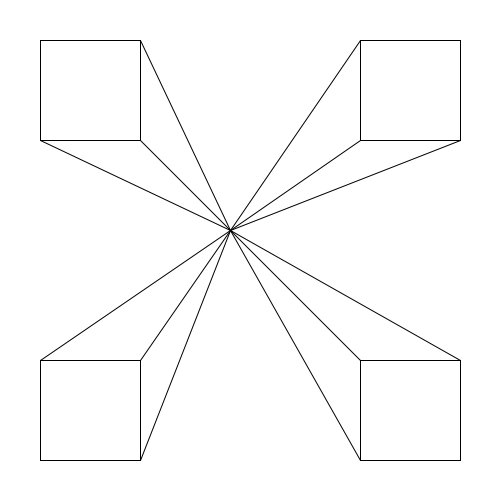
Frame 1 (no input)
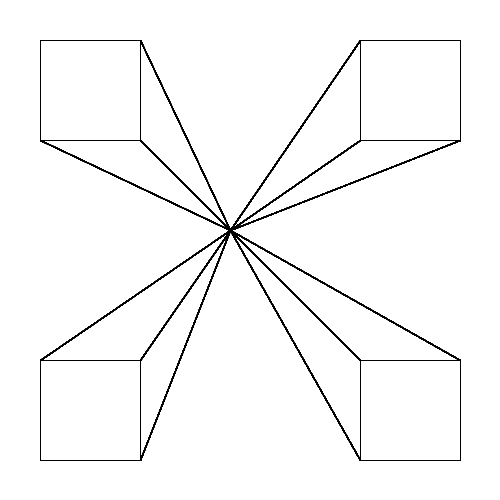
Frame 60 (the mouse pressed at the canvas centre just before this capture)
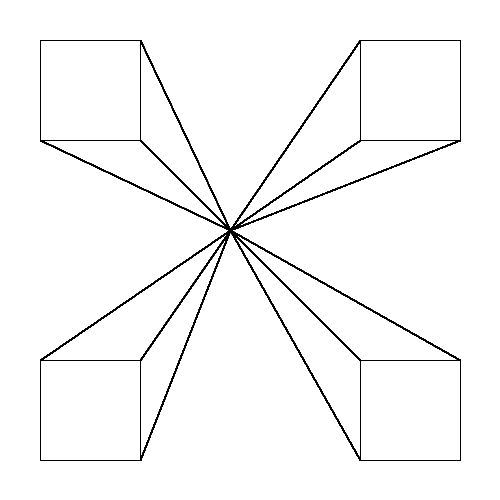
Frame 120 (the mouse held since frame 60 and released just before this capture)

The Processing sketch that drew these frames (run headless with seeded random() and noise(); from frame 60 on, the mouse is pressed at the canvas centre):

// Processing sketch: sketch_4box
// ── sketch_4box.pde


void setup(){
  
size(500,500);
background(255,255,255);
textSize(12);
text("A",130,130);

}
void draw(){
//kotak A
strokeWeight(1);
stroke(0);
rect(40,40,100,100);
line(140,140,230,230);
line(140,40,230,230);
line(40,140,230,230);

//kotak C
strokeWeight(1);
stroke(0);
rect(40,360,100,100);
line(40,360,230,230);
line(140,360,230,230);
line(140,460,230,230);

// Kotak B
strokeWeight(1);
stroke(0);
rect(360,40,100,100);
line(360,40,230,230);
line(360,140,230,230);
line(460,140,230,230);

//kotak D
strokeWeight(1);
stroke(1);
rect(360,360,100,100);
line(360,360,230,230);
line(460,360,230,230);
line(360,460,230,230);

}
